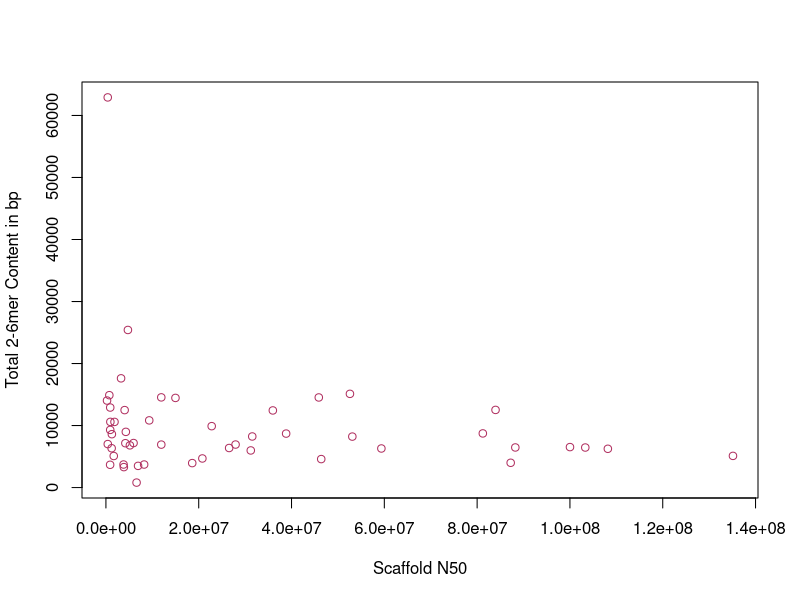

Here is the R script that generated this plot:
#read in vertebrate data
mydata <-read.csv("../data/vert.data.csv", check.names = F)

#only keep the columns needed
dat <- mydata[,c(1:2,4:6,8,12:23)]

#only keep the data that has all information
datcomp <- dat[complete.cases(dat),]

#plot the total microsatellite content to the scaffold N50
plot(datcomp$`Scaffold N50`, datcomp$`2-6mer`,
     xlab = "Scaffold N50",
     ylab = "Total 2-6mer Content in bp", 
     col = "maroon")
